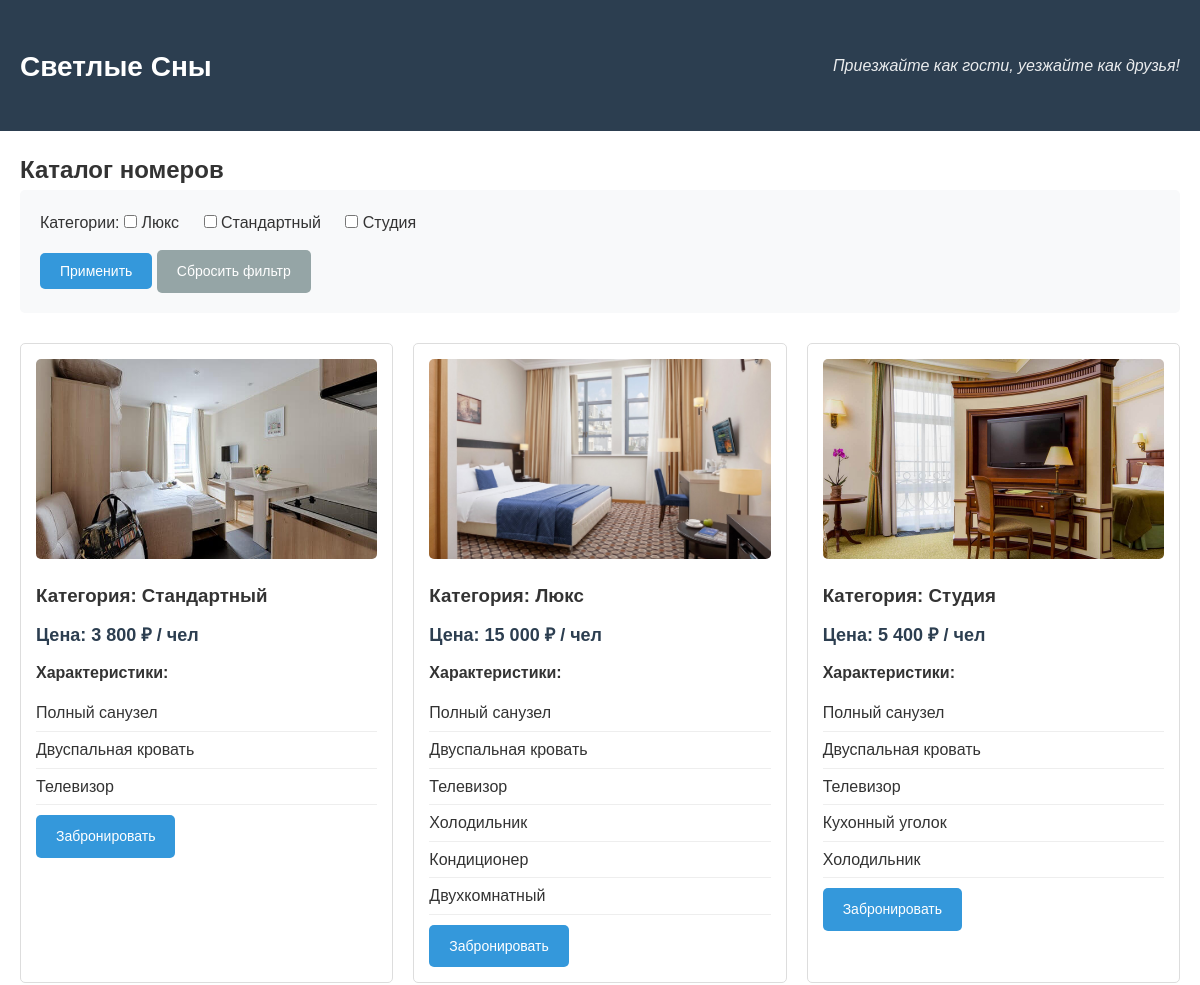
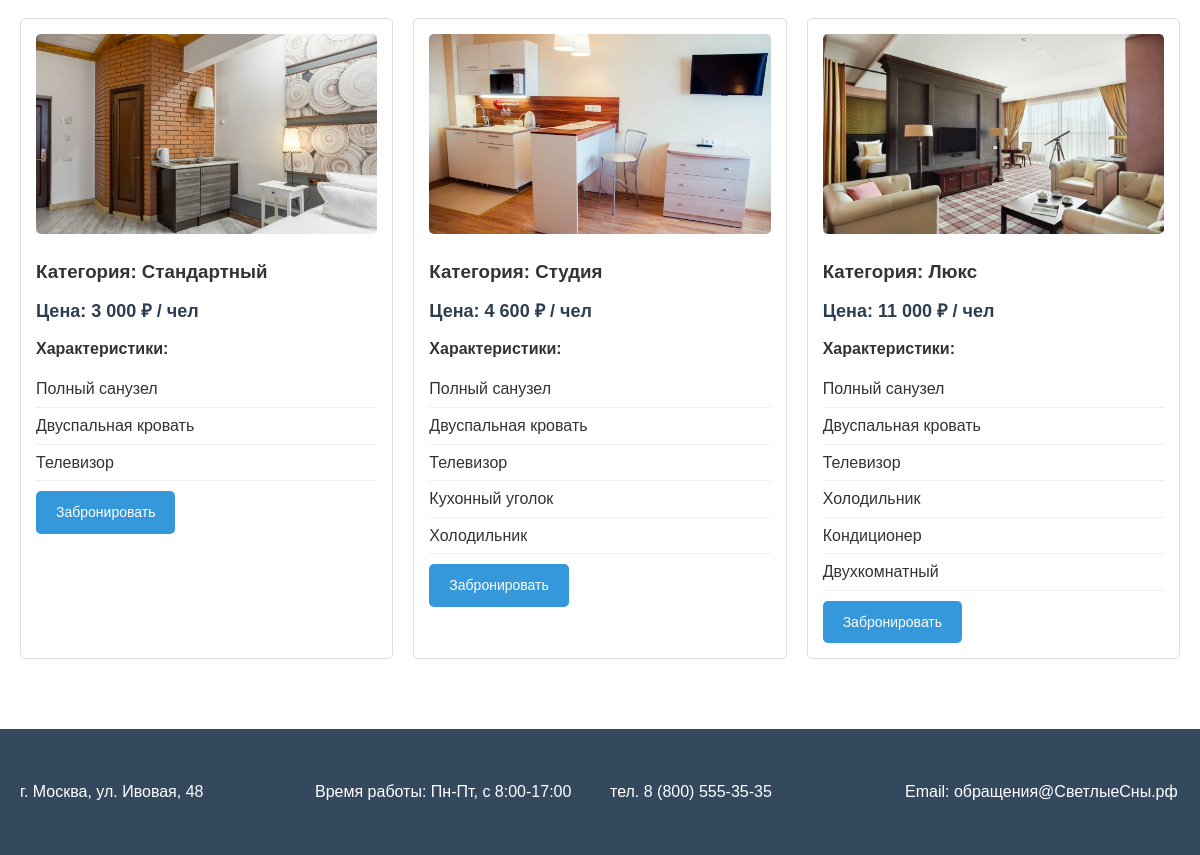
The page / on the database its author committed (2 pictures, top to bottom).
### tables this page shows
CREATE TABLE room_categories (
    id INT AUTO_INCREMENT PRIMARY KEY,
    name VARCHAR(50) NOT NULL UNIQUE
);

CREATE TABLE rooms (
    id INT AUTO_INCREMENT PRIMARY KEY,
    category_id INT NOT NULL,
    price_per_day DECIMAL(10, 2) NOT NULL,
    image VARCHAR(255) NOT NULL,
    description TEXT,
    is_active TINYINT(1) DEFAULT 1,
    created_at TIMESTAMP DEFAULT CURRENT_TIMESTAMP,
    FOREIGN KEY (category_id) REFERENCES room_categories(id) ON DELETE CASCADE
);

### index.php (the view, shortened to what this page needs)
<?php
require_once 'config/db.php';
$sql = "SELECT r.*, rc.name AS category_name,
        GROUP_CONCAT(a.name SEPARATOR ', ') AS amenities
        FROM rooms r
        JOIN room_categories rc ON r.category_id = rc.id
        LEFT JOIN room_amenities ra ON r.id = ra.room_id
        LEFT JOIN amenities a ON ra.amenity_id = a.id
        WHERE r.is_active = 1";
$params = [];
$sql .= " GROUP BY r.id ORDER BY RAND() LIMIT 6";
$stmt = $pdo->prepare($sql);
$stmt->execute($params);
$rooms = $stmt->fetchAll();
$categories = $pdo->query("SELECT * FROM room_categories")->fetchAll();
?>
<!DOCTYPE html>
<html lang="ru">
<head>
    <link rel="stylesheet" href="assets/css/style.css">
</head>
<body>
    <header class="site-header">
        <div class="container">
            <h1 class="site-title"><a href="index.php">Светлые Сны</a></h1>
            <p class="slogan">Приезжайте как гости, уезжайте как друзья!</p>
        </div>
    </header>
    <main class="container">
        <h2>Каталог номеров</h2>
        <form method="GET" action="index.php" class="filter-form">
            <div class="filter-group">
                <label>Категории:</label>
                <?php foreach ($categories as $cat): ?>
                    <label class="checkbox-label">
                        <input type="checkbox" name="category[]"
                               value="<?= htmlspecialchars($cat['name']) ?>"
                               <?= in_array($cat['name'], is_array($_GET['category'] ?? []) ? $_GET['category'] : []) ? 'checked' : '' ?>>
                        <?= htmlspecialchars($cat['name']) ?>
                    </label>
                <?php endforeach; ?>
            </div>
            <button type="submit" class="btn btn-primary">Применить</button>
            <a href="index.php" class="btn btn-secondary">Сбросить фильтр</a>
        </form>
        <div class="rooms-grid">
            <?php if (empty($rooms)): ?>
                <p class="no-results">Номера по заданным условиям не найдены.</p>
            <?php else: ?>
                <?php foreach ($rooms as $room): ?>
                    <article class="room-card">
                        <img src="assets/images/<?= htmlspecialchars($room['image']) ?>"
                             alt="<?= htmlspecialchars($room['category_name']) ?>">
                        <h3>Категория: <?= htmlspecialchars($room['category_name']) ?></h3>
                        <p class="price">Цена: <?= number_format($room['price_per_day'], 0, ',', ' ') ?> ₽ / чел</p>
                        <div class="characteristics">
                            <p><strong>Характеристики:</strong></p>
                            <ul>
                                <?php
                                $amenities = explode(', ', $room['amenities'] ?? '');
                                foreach ($amenities as $amenity):
                                    if (!empty($amenity)):
                                ?>
                                    <li><?= htmlspecialchars($amenity) ?></li>
                                <?php
                                    endif;
                                endforeach;
                                ?>
                            </ul>
                        </div>
                        <a href="order.php?room_id=<?= $room['id'] ?>" class="btn btn-primary">Забронировать</a>
                    </article>
                <?php endforeach; ?>
            <?php endif; ?>
        </div>
    </main>
    <footer class="site-footer">
        <div class="container">
            <p>г. Москва, ул. Ивовая, 48</p>
            <p>Время работы: Пн-Пт, с 8:00-17:00</p>
            <p>тел. 8 (800) 555-35-35</p>
            <p>Email: обращения@СветлыеСны.рф</p>
        </div>
    </footer>
</body>
</html>

### assets/css/style.css (style rules this page uses)
* { margin: 0; padding: 0; box-sizing: border-box; }
body { font-family: Arial, sans-serif; line-height: 1.6; color: #333; }
.container { max-width: 1200px; margin: 0 auto; padding: 20px; }
.site-header { background: #2c3e50; color: white; padding: 20px 0; }
.site-header .container { display: flex; justify-content: space-between; align-items: center; }
.site-title a { color: white; text-decoration: none; font-size: 28px; }
.slogan { font-style: italic; opacity: 0.9; }
.btn { display: inline-block; padding: 10px 20px; text-decoration: none; border: none; border-radius: 5px; cursor: pointer; font-size: 14px; transition: background 0.3s; }
.btn-primary { background: #3498db; color: white; }
.btn-secondary { background: #95a5a6; color: white; }
.filter-form { background: #f8f9fa; padding: 20px; border-radius: 5px; margin-bottom: 30px; }
.filter-group { margin-bottom: 15px; }
.checkbox-label { display: inline-block; margin-right: 20px; cursor: pointer; }
.rooms-grid { display: grid; grid-template-columns: repeat(auto-fill, minmax(300px, 1fr)); gap: 20px; }
.room-card { border: 1px solid #ddd; border-radius: 5px; padding: 15px; background: white; }
.room-card img { width: 100%; height: 200px; object-fit: cover; border-radius: 5px; margin-bottom: 15px; }
.room-card h3 { margin-bottom: 10px; }
.price { font-size: 18px; font-weight: bold; color: #2c3e50; margin-bottom: 10px; }
.characteristics ul { list-style: none; margin: 10px 0; }
.characteristics li { padding: 5px 0; border-bottom: 1px solid #eee; }
.site-footer { background: #34495e; color: white; padding: 30px 0; margin-top: 50px; }
.site-footer .container { display: grid; grid-template-columns: repeat(auto-fit, minmax(250px, 1fr)); gap: 20px; }

### rows shown on the page
room_categories: name "Люкс"
room_categories: name "Стандартный"
room_categories: name "Студия"
rooms: image (picture), category.name "Стандартный", price_per_day "3 800", amenity "Полный санузел", amenity "Двуспальная кровать", amenity "Телевизор"
rooms: image (picture), category.name "Люкс", price_per_day "15 000", amenity "Полный санузел", amenity "Двуспальная кровать", amenity "Телевизор", amenity "Холодильник", amenity "Кондиционер", amenity "Двухкомнатный"
rooms: image (picture), category.name "Студия", price_per_day "5 400", amenity "Полный санузел", amenity "Двуспальная кровать", amenity "Телевизор", amenity "Кухонный уголок", amenity "Холодильник"
rooms: image (picture), category.name "Стандартный", price_per_day "3 000", amenity "Полный санузел", amenity "Двуспальная кровать", amenity "Телевизор"
rooms: image (picture), category.name "Студия", price_per_day "4 600", amenity "Полный санузел", amenity "Двуспальная кровать", amenity "Телевизор", amenity "Кухонный уголок", amenity "Холодильник"
rooms: image (picture), category.name "Люкс", price_per_day "11 000", amenity "Полный санузел", amenity "Двуспальная кровать", amenity "Телевизор", amenity "Холодильник", amenity "Кондиционер", amenity "Двухкомнатный"
